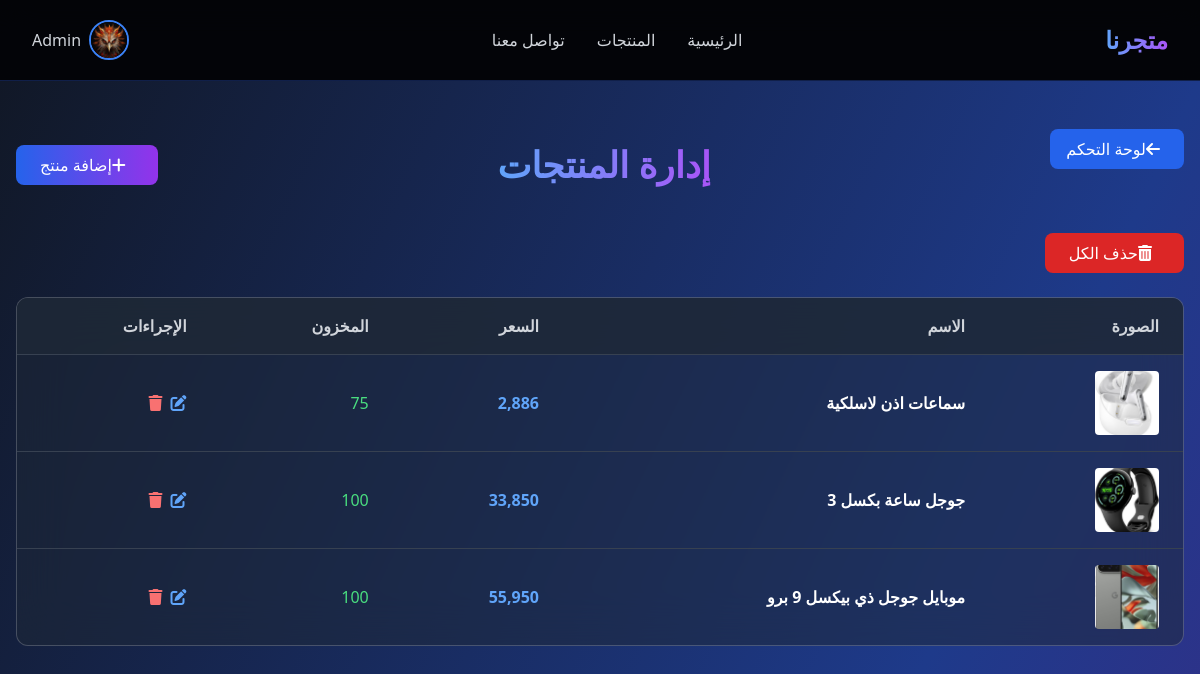
/admin/products.php (signed in), run on the app's committed database.
### tables this page shows
CREATE TABLE `products` (
  `id` int(11) NOT NULL,
  `name` varchar(255) NOT NULL,
  `description` text DEFAULT NULL,
  `price` decimal(10,2) NOT NULL,
  `image` varchar(255) DEFAULT NULL,
  `stock` int(11) DEFAULT 0,
  `created_at` timestamp NOT NULL DEFAULT current_timestamp()
);

### admin/products.php (the view, shortened to what this page needs)
<?php
require_once __DIR__ . '/../config/database.php';
$products = $pdo->query("SELECT * FROM products ORDER BY created_at DESC")->fetchAll();
include __DIR__ . '/../includes/header.php';
?>
<section class="py-12 bg-gradient-to-br from-gray-900 via-blue-900 to-purple-900 min-h-screen">
    <div class="max-w-7xl mx-auto px-4">
        <div class="flex justify-between items-center mb-8">
            <div class="flex items-center justify-between mb-8">
                <a href="/ecommerce-store/admin/dashboard.php"
                    class="bg-blue-600 hover:bg-blue-700 text-white px-4 py-2 rounded-lg flex items-center transition">
                    <i class="fas fa-arrow-left mr-2"></i> لوحة التحكم
                </a>
            </div>
            <h1
                class="text-4xl leading-[2] font-bold bg-gradient-to-r from-blue-400 to-purple-500 bg-clip-text text-transparent">
            </h1>
            <button onclick="toggleAddForm()"
                class="bg-gradient-to-r from-blue-600 to-purple-600 text-white px-6 py-2 rounded-lg hover:from-blue-700 hover:to-purple-700 transition">
                <i class="fas fa-plus mr-2"></i>إضافة منتج
            </button>
        </div>
        <?php if ($products && count($products) > 0): ?>
            <form method="POST" class="mb-6" onsubmit="return confirm('هل أنت متأكد من حذف جميع المنتجات؟')">
                <button type="submit" name="delete_all_products"
                    class="bg-red-600 hover:bg-red-700 text-white px-6 py-2 rounded-lg transition">
                    <i class="fas fa-trash-alt mr-2"></i>حذف الكل
                </button>
            </form>
        <?php endif; ?>
        <div class="glass bg-gray-800/50 backdrop-blur-xl rounded-xl overflow-hidden">
            <table class="w-full">
                <thead class="bg-gray-800/80">
                    <tr>
                        <th class="px-6 py-4 text-right text-gray-300">الصورة</th>
                        <th class="px-6 py-4 text-right text-gray-300">الاسم</th>
                        <th class="px-6 py-4 text-right text-gray-300">السعر</th>
                        <th class="px-6 py-4 text-right text-gray-300">المخزون</th>
                        <th class="px-6 py-4 text-right text-gray-300">الإجراءات</th>
                    </tr>
                </thead>
                <tbody>
                    <?php foreach ($products as $product): ?>
                        <tr class="border-t border-gray-700 hover:bg-gray-700/50 transition">
                            <td class="px-6 py-4">
                                <img src="/ecommerce-store/uploads/products/<?= $product['image'] ?? 'default.jpg' ?>"
                                    class="w-16 h-16 object-cover rounded">
                            </td>
                            <td class="px-6 py-4 text-white font-semibold"><?= htmlspecialchars($product['name']) ?></td>
                            <td class="px-6 py-4 text-blue-400 font-bold"><?= number_format($product['price']) ?></td>
                            <td class="px-6 py-4 text-green-400"><?= $product['stock'] ?></td>
                            <td class="px-6 py-4">
                                <div class="flex space-x-2 space-x-reverse">
                                    <button onclick="editProduct(<?= htmlspecialchars(json_encode($product)) ?>)"
                                        class="text-blue-400 hover:text-blue-300">
                                        <i class="fas fa-edit"></i>
                                    </button>
                                    <form method="POST" class="inline" onsubmit="return confirm('هل أنت متأكد؟')">
                                        <button type="submit" name="delete_product" class="text-red-400 hover:text-red-300">
                                            <i class="fas fa-trash"></i>
                                        </button>
                                    </form>
                                </div>
                            </td>
                        </tr>
                    <?php endforeach; ?>
                </tbody>
            </table>
        </div>
    </div>
</section>
<?php include __DIR__ . '/../includes/footer.php'; ?>

### includes/header.php (shortened to what this page needs)
<!DOCTYPE html>
<html lang="ar" dir="rtl">
<head>
    <script src="https://cdn.tailwindcss.com"></script>
    <link rel="stylesheet" href="https://cdnjs.cloudflare.com/ajax/libs/font-awesome/6.0.0/css/all.min.css">
</head>
<body class="font-sans">
    <nav class="bg-black/80 backdrop-blur-lg border-b border-blue-900/50 sticky top-0 z-50">
        <div class="max-w-7xl mx-auto px-4 sm:px-6 lg:px-8">
            <div class="flex justify-between items-center h-20">
                <a href="/ecommerce-store/index.php"
                    class="text-2xl font-bold bg-gradient-to-r from-blue-400 to-purple-500 bg-clip-text text-transparent">
                </a>
                <div class="hidden md:flex items-center space-x-8 space-x-reverse">
                    <a href="/ecommerce-store/index.php"
                        class="text-gray-300 hover:text-blue-400 transition">الرئيسية</a>
                    <a href="/ecommerce-store/products.php"
                        class="text-gray-300 hover:text-blue-400 transition">المنتجات</a>
                    <a href="/ecommerce-store/contact.php" class="text-gray-300 hover:text-blue-400 transition">تواصل
                        معنا</a>
                </div>
                <div class="flex items-center space-x-4 space-x-reverse">
                    <?php if (!empty($_SESSION['user_id'])): ?>
                        <div class="relative group">
                            <button class="flex items-center space-x-2 space-x-reverse">
                                <img src="/ecommerce-store/uploads/profiles/<?= htmlspecialchars($_SESSION['user_image'] ?? 'default.jpg') ?>"
                                    class="w-10 h-10 rounded-full border-2 border-blue-500 object-cover">
                                <span
                                    class="text-gray-300"><?= htmlspecialchars($_SESSION['user_name'] ?? 'مستخدم') ?></span>
                            </button>
                        </div>
                    </div>
                <?php endif; ?>
            </div>
        </div>
    </nav>

### includes/footer.php (shortened to what this page needs)
</body>
</html>

### includes/header.php (style rules this page uses)
body { background: linear-gradient(to bottom, #111827, #1e1b4b); color: white; min-height: 100vh; }
.glass { background: rgba(255, 255, 255, 0.1); backdrop-filter: blur(10px); border: 1px solid rgba(255, 255, 255, 0.2); }

### data on the page
products: image (picture), name "سماعات اذن لاسلكية", price "2,886", stock "75"
products: image (picture), name "جوجل ساعة بكسل 3", price "33,850", stock "100"
products: image (picture), name "موبايل جوجل ذي بيكسل 9 برو", price "55,950", stock "100"

### other printed values
$_SESSION['user_name'] "Admin"
